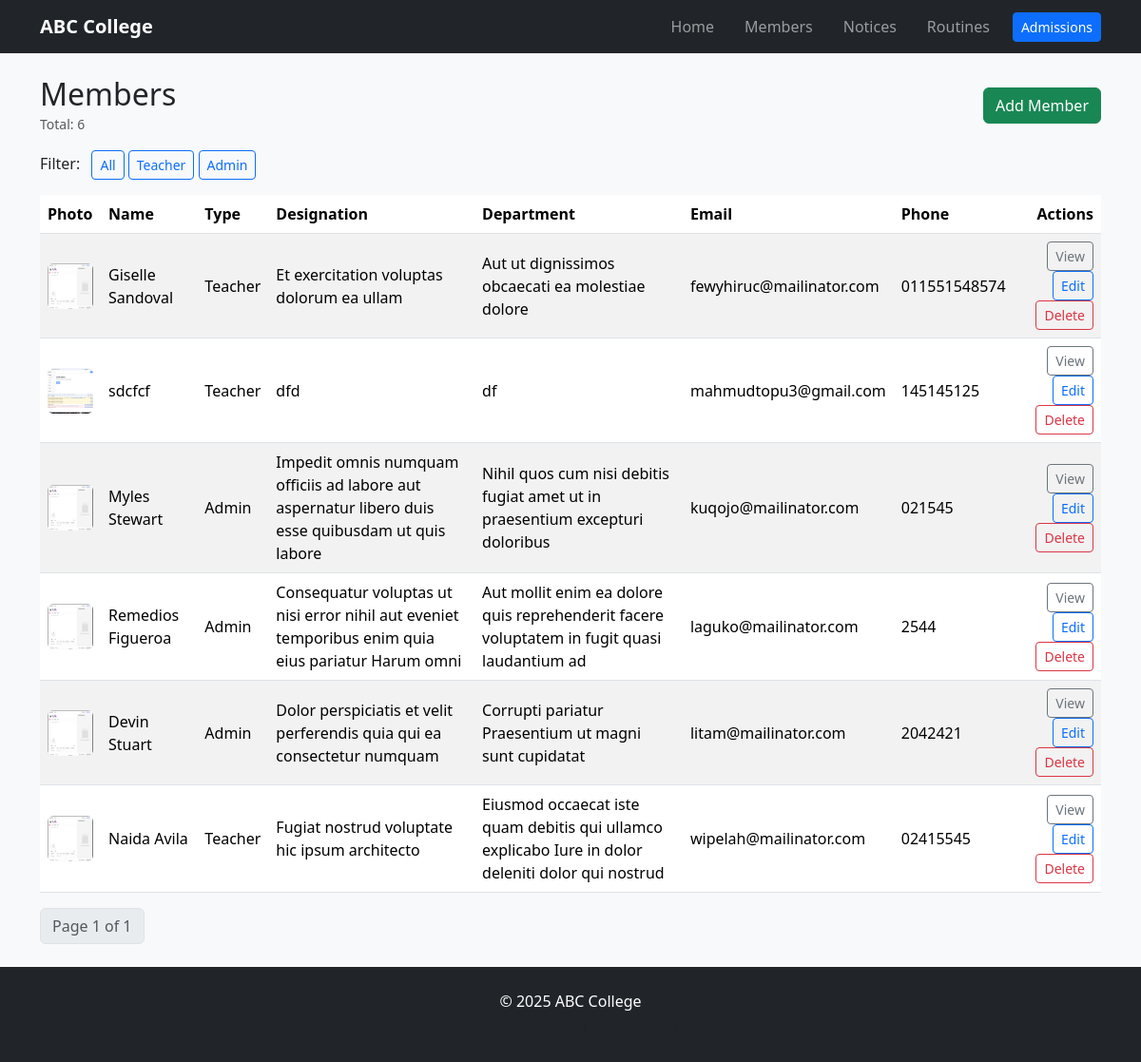
The page /members/ on the database its author committed.
### members/models.py (models this page shows, shortened)
class Member(models.Model):
    MEMBER_TYPE = (
        ('teacher', 'Teacher'),
        ('admin', 'Admin'),
    )
    member_type = models.CharField(max_length=10,choices = MEMBER_TYPE)
    name = models.CharField(max_length=100)
    designation = models.CharField(max_length=100)
    department = models.CharField(max_length=100)
    email = models.EmailField(unique=True)
    phone = models.CharField(max_length=15, blank=True, null=True)
    photo = models.ImageField(upload_to='members_photo')

### members/views.py (the view)
# urls.py: path("members/", MemberListView.as_view(), name="members"),
class MemberListView(ListView):
    template_name = "members.html"
    model = Member
    context_object_name = "members"
    paginate_by = 6
    def get_queryset(self):
        queryset = Member.objects.all()
        member_type = self.request.GET.get("type")
        if member_type:
            queryset = queryset.filter(member_type=member_type)
        return queryset

### templates/members.html (shortened to what this page needs)
{% extends 'base.html' %}
{% block content %}
<div class="container my-4">
    <div class="d-flex flex-wrap justify-content-between align-items-center mb-3">
        <div>
            <h2 class="mb-0">Members</h2>
            <small class="text-muted">Total: {{ page_obj.paginator.count }}</small>
        </div>
        <a href="{% url 'member_create' %}" class="btn btn-success">Add Member</a>
    </div>
    <div class="mb-3">
        <span class="me-2">Filter:</span>
        <a href="{% url 'members' %}" class="btn btn-outline-primary btn-sm">All</a>
        <a href="{% url 'members' %}?type=teacher" class="btn btn-outline-primary btn-sm">Teacher</a>
        <a href="{% url 'members' %}?type=admin" class="btn btn-outline-primary btn-sm">Admin</a>
    </div>
    {% if members %}
        <div class="table-responsive">
            <table class="table table-striped align-middle">
                <thead>
                <tr>
                    <th>Photo</th>
                    <th>Name</th>
                    <th>Type</th>
                    <th>Designation</th>
                    <th>Department</th>
                    <th>Email</th>
                    <th>Phone</th>
                    <th class="text-end">Actions</th>
                </tr>
                </thead>
                <tbody>
                {% for member in members %}
                    <tr>
                        <td>
                            {% if member.photo %}
                                <img src="{{ member.photo.url }}" alt="{{ member.name }}" class="rounded" width="48" height="48">
                            {% else %}
                                <span class="text-muted">-</span>
                            {% endif %}
                        </td>
                        <td>{{ member.name }}</td>
                        <td>{{ member.get_member_type_display }}</td>
                        <td>{{ member.designation }}</td>
                        <td>{{ member.department }}</td>
                        <td>{{ member.email }}</td>
                        <td>{{ member.phone|default:"-" }}</td>
                        <td class="text-end">
                            <a href="{% url 'member_detail' member.pk %}" class="btn btn-sm btn-outline-secondary">View</a>
                            <a href="{% url 'member_update' member.pk %}" class="btn btn-sm btn-outline-primary">Edit</a>
                            <a href="{% url 'member_delete' member.pk %}" class="btn btn-sm btn-outline-danger">Delete</a>
                        </td>
                    </tr>
                {% endfor %}
                </tbody>
            </table>
        </div>
        <nav aria-label="Members pagination">
            <ul class="pagination">
                <li class="page-item disabled">
                    <span class="page-link">Page {{ page_obj.number }} of {{ page_obj.paginator.num_pages }}</span>
                </li>
            </ul>
        </nav>
    {% else %}
        <p class="py-5 px-5 text-center text-danger">No members found.</p>
    {% endif %}
</div>
{% endblock %}

### templates/base.html (shortened to what this page needs)
<!DOCTYPE html>
<html lang="en">
<head>
    <link href="https://cdn.jsdelivr.net/npm/bootstrap@5.3.2/dist/css/bootstrap.min.css" rel="stylesheet">
</head>
<body class="bg-light">
<nav class="navbar navbar-expand-lg navbar-dark bg-dark sticky-top">
    <div class="container">
        <a class="navbar-brand fw-bold" href="#">ABC College</a>
        <div class="collapse navbar-collapse" id="collegeNavbar">
            <ul class="navbar-nav ms-auto align-items-lg-center gap-lg-3">
                <li class="nav-item"><a class="nav-link" href="{% url 'abc' %}">Home</a></li>
                <li class="nav-item"><a class="nav-link" href="{% url 'members' %}">Members</a></li>
                <li class="nav-item"><a class="nav-link" href="{% url 'notices' %}">Notices</a></li>
                <li class="nav-item"><a class="nav-link" href="{% url 'routines' %}">Routines</a></li>
                <li class="nav-item">
                    <a class="btn btn-primary btn-sm" href="#">Admissions</a>
                </li>
            </ul>
        </div>
    </div>
</nav>
<div class="container-fluid">
    {% block content %}
    {% endblock %}
</div>
<footer class="bg-dark text-white py-4">
    <div class="container text-center">
        <p class="mb-1">© 2025 ABC College</p>
        <small class="text-muted">info@abccollege.edu | +91 9876543210</small>
    </div>
</footer>
</body>
</html>

### rows shown on the page
Member: photo (picture), name "Giselle Sandoval", member_type "Teacher", designation "Et exercitation voluptas dolorum ea ullam", department "Aut ut dignissimos obcaecati ea molestiae dolore", email "fewyhiruc@mailinator.com", phone "011551548574"
Member: photo (picture), name "sdcfcf", member_type "Teacher", designation "dfd", department "df", email "mahmudtopu3@gmail.com", phone "145145125"
Member: photo (picture), name "Myles Stewart", member_type "Admin", designation "Impedit omnis numquam officiis ad labore aut aspernatur libero duis esse quibusdam ut quis labore", department "Nihil quos cum nisi debitis fugiat amet ut in praesentium excepturi doloribus", email "kuqojo@mailinator.com", phone "021545"
Member: photo (picture), name "Remedios Figueroa", member_type "Admin", designation "Consequatur voluptas ut nisi error nihil aut eveniet temporibus enim quia eius pariatur Harum omni", department "Aut mollit enim ea dolore quis reprehenderit facere voluptatem in fugit quasi laudantium ad", email "laguko@mailinator.com", phone "2544"
Member: photo (picture), name "Devin Stuart", member_type "Admin", designation "Dolor perspiciatis et velit perferendis quia qui ea consectetur numquam", department "Corrupti pariatur Praesentium ut magni sunt cupidatat", email "litam@mailinator.com", phone "2042421"
Member: photo (picture), name "Naida Avila", member_type "Teacher", designation "Fugiat nostrud voluptate hic ipsum architecto", department "Eiusmod occaecat iste quam debitis qui ullamco explicabo Iure in dolor deleniti dolor qui nostrud", email "wipelah@mailinator.com", phone "02415545"

### other values the page prints
{{ page_obj.paginator.count }} "6"
{{ page_obj.number }} "1"
{{ page_obj.paginator.num_pages }} "1"
